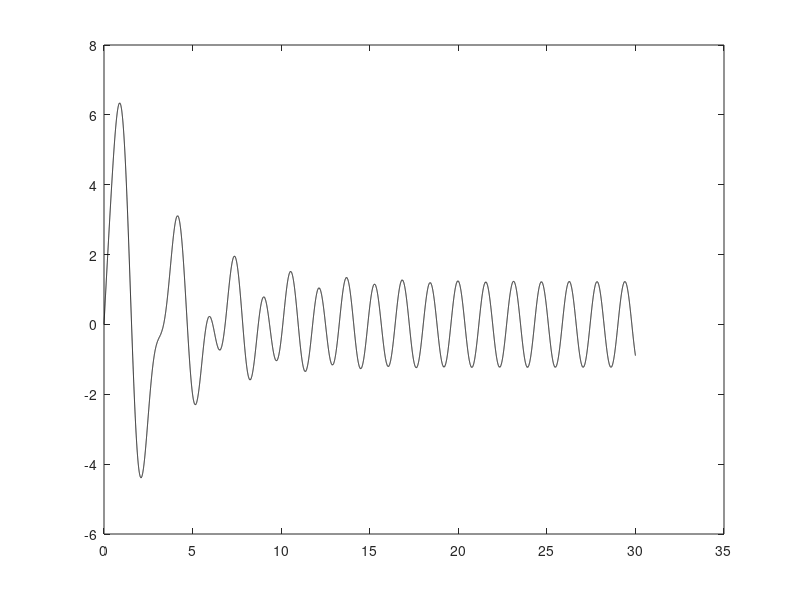
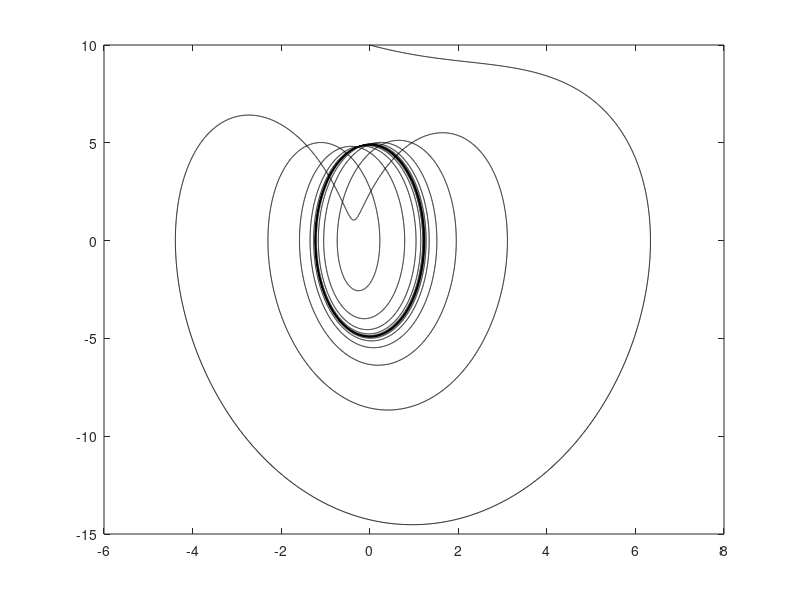

These charts were generated, in order, by the following MATLAB code:
function sist_edo_02 

    %definiciones iniciales

    dt = 0.001;
    ndt = 30000;

    t = zeros(1, ndt);
    y = zeros(2, ndt);

    t(1) = 0;
    y(1,1) = 0;
    y(2,1) = 10;

    for i=1 : ndt+1
        k1 = dt * f_pend(t(i), y(:,i));
        y(:,i+1) = y(:,i) + k1;
        t(i+1) = t(i) + dt;
    endfor

    figure(1)
    plot(t, y(1,:), "black");

    figure(2)
    plot(y(1,:), y(2,:), "black");

end

function [fy]=f_pend(x,z)

    alfa = -0.6;

    fy(1,1) = z(2)
    fy(2,1) = -4 * z(1) + alfa * z(2) + sin(4*x) * 15;

end

